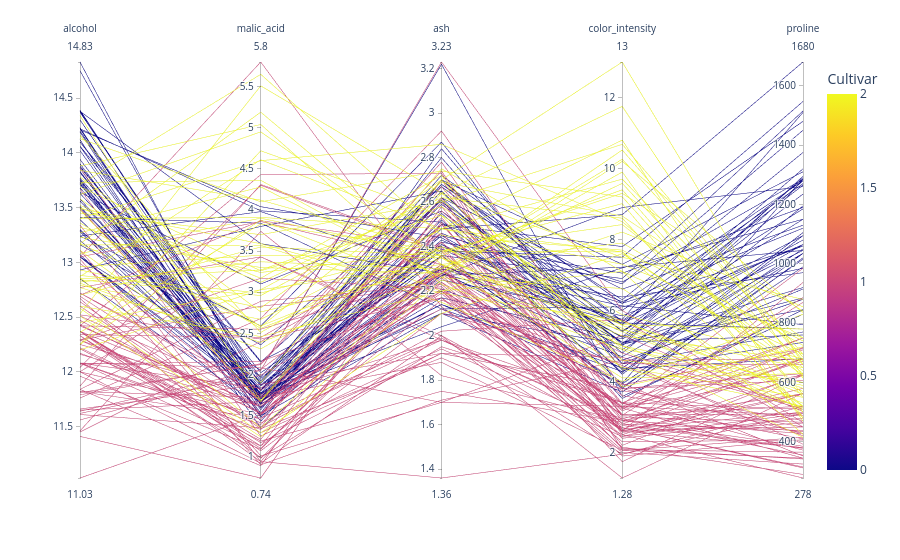

The code cell stored with this chart in its notebook:
### Code cell
px.parallel_coordinates(
    df,
    color='target',
    dimensions=['alcohol', 'malic_acid', 'ash', 'color_intensity', 'proline'],
    labels={'target': 'Cultivar'}
)

### Figure 1 — Plotly figure (JSON) as saved in the notebook; plotly's stock layout.template omitted (floating-point values rounded to 4 significant figures; data arrays with more than 128 entries replaced by an {"elided": "..."} marker saying what was removed)
{"data": [{"dimensions": [{"label": "alcohol", "values": {"elided": "178 float values"}}, {"label": "malic_acid", "values": {"elided": "178 float values"}}, {"label": "ash", "values": {"elided": "178 float values"}}, {"label": "color_intensity", "values": {"elided": "178 float values"}}, {"label": "proline", "values": {"elided": "178 float values"}}], "domain": {"x": [0.0, 1.0], "y": [0.0, 1.0]}, "line": {"color": {"elided": "178 int values"}, "coloraxis": "coloraxis"}, "name": "", "type": "parcoords"}], "layout": {"coloraxis": {"colorbar": {"title": {"text": "Cultivar"}}, "colorscale": [[0.0, "#0d0887"], [0.1111, "#46039f"], [0.2222, "#7201a8"], [0.3333, "#9c179e"], [0.4444, "#bd3786"], [0.5556, "#d8576b"], [0.6667, "#ed7953"], [0.7778, "#fb9f3a"], [0.8889, "#fdca26"], [1.0, "#f0f921"]]}, "legend": {"tracegroupgap": 0}, "margin": {"t": 60}}}
